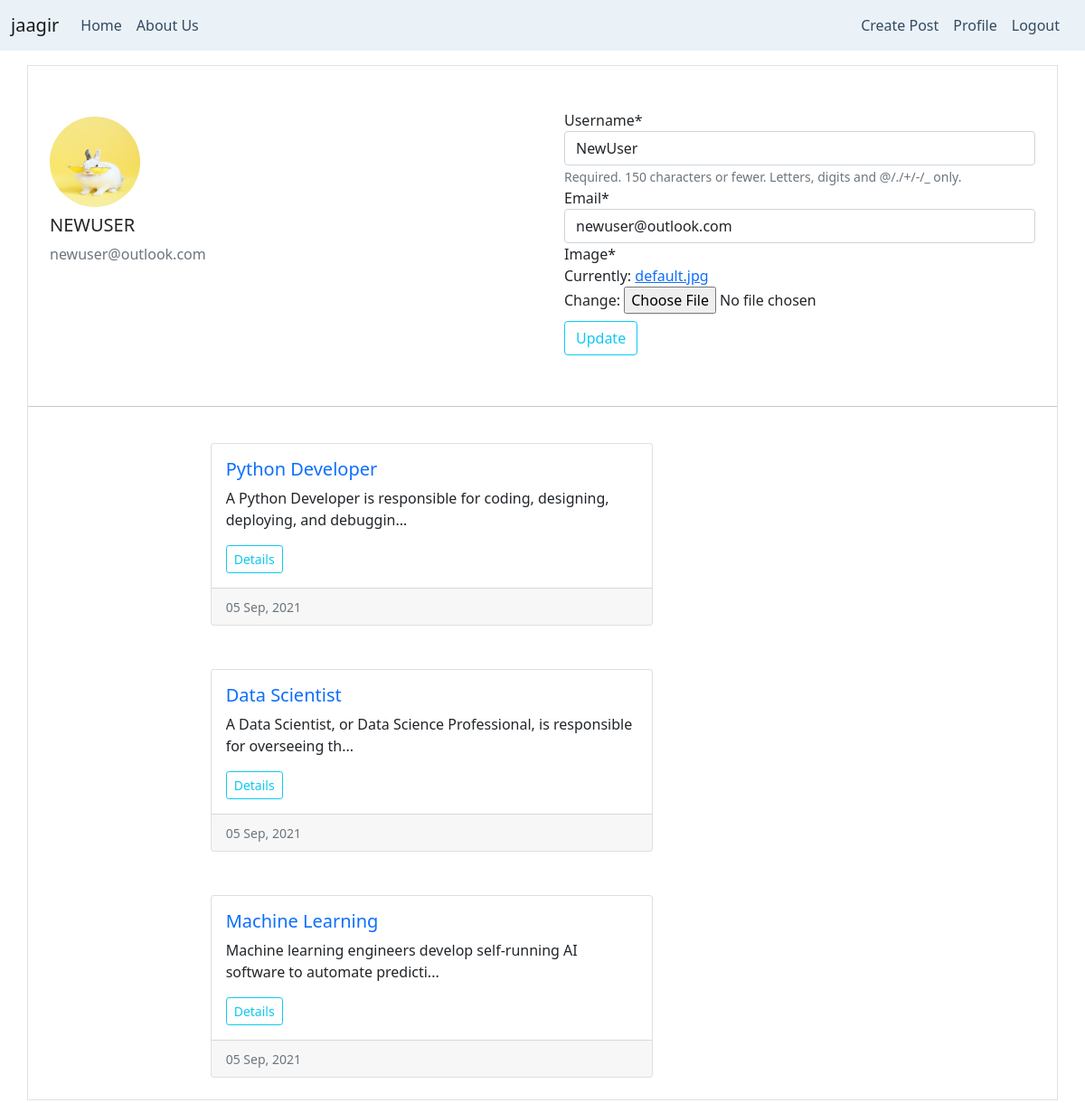
Screenshot of /profile/ (signed in) with the database file from the repository.
### accounts/models.py (models this page shows, shortened)
class Profile(models.Model):
    user    = models.OneToOneField(User, on_delete=models.CASCADE)
    image   = models.ImageField(default='default.jpg', upload_to='profile_img')

### blog/models.py (models this page shows, shortened)
class Post(models.Model):
    title           = models.CharField(max_length=100)
    job_description = models.TextField()
    post_date       = models.DateTimeField(default=timezone.now)
    author          = models.ForeignKey(User, on_delete=models.CASCADE)
    def snippet(self):
        return self.job_description[:80]+'...'

### accounts/views.py (the view)
# urls.py: path('profile/', account_view.profile, name='profile'),
@login_required
def profile(request):
    if request.method == "POST":
        u_form = UserUpdateForm(request.POST, instance= request.user)
        p_form = ProfileUpdateForm(request.POST, request.FILES, instance = request.user.profile)
        if u_form.is_valid() and p_form.is_valid():
            u_form.save()
            p_form.save()
            return redirect('profile')
    else:
        u_form = UserUpdateForm(instance= request.user)
        p_form = ProfileUpdateForm(instance = request.user.profile)
    context = {'u_form' : u_form, 'p_form' : p_form, 'user_post': Post.objects.filter(author=request.user)}
    return render(request, 'accounts/profile.html', context)

### accounts/forms.py
class UserUpdateForm(forms.ModelForm):
    email = forms.EmailField()
    class Meta:
        model = User
        fields = ('username', 'email')

class ProfileUpdateForm(forms.ModelForm):
    class Meta:
        model = Profile
        fields = ['image']

### accounts/templates/accounts/profile.html (shortened to what this page needs)
{% extends 'blog/base.html' %}
{% load crispy_forms_tags %}
{% block content %}
<div class="container">
  <div class="row border my-3">
    <div class="col-6 mx-auto p-4 my-4">
      <img class="rounded-circle my-2"  src="{{user.profile.image.url}}" height="100" width="100" alt="">
      <h5>{{user.username.upper}}</h5>
      <p class="text-muted my-2">{{user.email}}</p>
    </div>
    <div class="col-6 mx-auto p-4 my-4">
      <form  method="post" enctype="multipart/form-data">
        {{u_form|crispy}}
        {{p_form|crispy}}
        <button class="btn btn-outline-info my-2" type="subimt">Update</button>
      </form>
    </div>
    <hr>
    {% for post in user_post %}
      <div class="col-8 mx-auto my-4">
      <div class="card col-8">
        <div class="card-body">
          <h5 class="card-title"><a class="text-decoration-none" href="{% url 'post-detail' post.id %}">{{post.title}}</a></h5>
          <p class="card-text">{{post.snippet}}</p>
          <a class="btn btn-outline-info btn-sm" href="{% url 'post-detail' post.id %}">Details</a>
          </div>
        <div class="card-footer">
        <small class="text-muted">{{post.post_date|date:" d M, Y "}}</small>
      </div>
      </div>
    </div>
    {% endfor %}
      <br>
    </div>
  </div>
{% endblock content %}

### blog/templates/blog/base.html (shortened to what this page needs)
{% load static %}
<!DOCTYPE html>
<html lang="en" dir="ltr">
  <head>
    <link rel="stylesheet" href="{% static 'blog/style.css' %}">
  </head>
  <body>
    {% include 'blog/navbar.html' %}
    {% block content %} {% endblock %}
  </body>
</html>

### blog/templates/blog/navbar.html (shortened to what this page needs)
<nav class="navbar navbar-expand-lg sticky-top navbar-light bg-light" >
  <div class="container-fluid">
    <a class="navbar-brand" href="{% url 'blog-home' %}">jaagir</a>
    <div class="collapse navbar-collapse" id="navbarSupportedContent">
      <ul class="navbar-nav me-auto mb-2 mb-lg-0">
        <li class="nav-item">
          <a class="nav-link" aria-current="page" href="{% url 'blog-home' %}">Home</a>
        </li>
        <li class="nav-item">
          <a class="nav-link" href="#">About Us</a>
        </li>
      </ul>
      <ul class="navbar-nav me-2 ">
        {% if user.is_authenticated %}
        <li class="nav-item">
          <a class="nav-link" href="{% url 'post-create' %}" tabindex="-1" >Create Post</a>
        </li>
        <li class="nav-item">
          <a class="nav-link" href="{% url 'profile' %}" tabindex="-1" >Profile</a>
        </li>
        <li class="nav-item">
          <a class="nav-link" href="{% url 'logout'%}" tabindex="-1" >Logout</a>
        </li>
        {% endif %}
      </ul>
    </div>
  </div>
</nav>

### rows the page displays
Post: title "Python Developer", snippet "A Python Developer is responsible for coding, designing, deploying, and debuggin...", post_date "05 Sep, 2021"
Post: title "Data Scientist", snippet "A Data Scientist, or Data Science Professional, is responsible for overseeing th...", post_date "05 Sep, 2021"
Post: title "Machine Learning", snippet "Machine learning engineers develop self-running AI software to automate predicti...", post_date "05 Sep, 2021"

### other values shown
{{ user.username.upper }} "NEWUSER"
{{ user.email }} "newuser@outlook.com"
